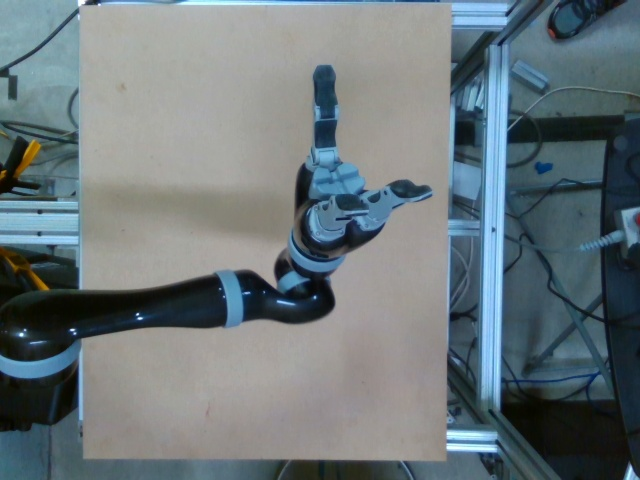
#> input picture Robot Arm Pictures/Originals/1548556389300665392.jpeg, 640 x 480 px, given in place of Originals1548556389300665392.jpeg, which was not available
$ python kmeans.py
#> lines starting #> are read from the running program, lines starting #| are printed output that depends on the picture
import os
# TO DO: Delete all unnecessary references (load_digits; accuracy_score; etc)
import matplotlib.pyplot as plt
import matplotlib.image as mpimg    # img reading
import numpy as np
from sklearn.cluster import KMeans
from sklearn.datasets import load_digits
from sklearn.metrics import accuracy_score
from scipy.stats import mode
from scipy import misc

# TO DO: Understand this code. Reshape seems to be used too much.

### show
def show_img(img):
    plt.figure('Image')
    plt.imshow(img)
    plt.axis('on')
    plt.title('Image')
    plt.show()

### greyscale
def greyscale(rgb):
    return np.dot(rgb[...,:3], [0.299, 0.587, 0.114])

### read
def read_img(path):
#> called with path = '..\\Robot Arm Pictures\\Originals'
    i = 0
    for filename in os.listdir(path):
        i += 1
        print(filename)
        hand = mpimg.imread(path + filename)
#> hand is the input picture: shape (480, 640, 3); mean R, G, B 107.3, 118.8, 123.1
        hand = greyscale(hand)
#> in greyscale, `return np.dot(rgb[...,:3], [0.299, 0.587, 0.114])`:
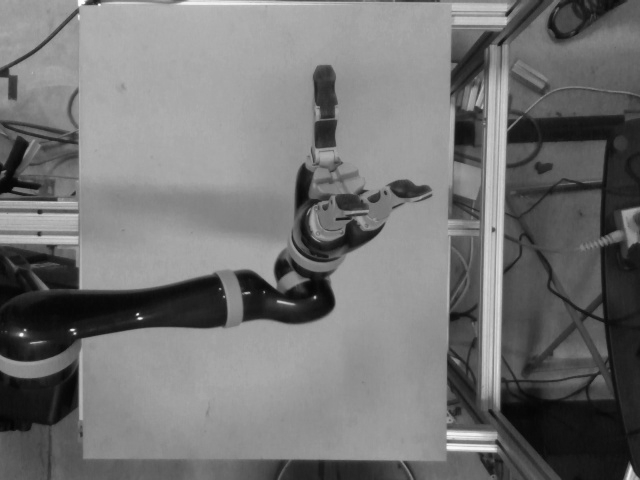
#> returned value: shape (480, 640) float64; min 2.77, max 255, mean 115.9
        if i == 1:
            set = np.array(hand)
        else:
            set = np.concatenate( ( set, np.array(hand) ), axis = 0 )
#> pass 2 of the loop in read_img, `for filename in os.listdir(path):`:
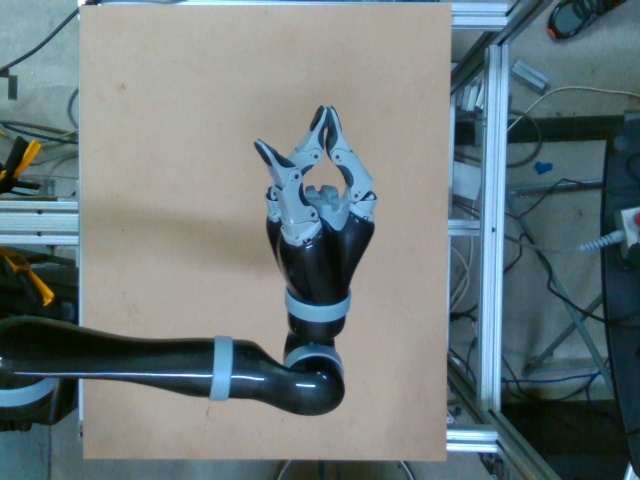
#> input picture Robot Arm Pictures/Originals/1548556410125876173.jpeg, 640 x 480 px, given in place of Originals1548556410125876173.jpeg, which was not available
#> in read_img, hand is the input picture: shape (480, 640, 3); mean R, G, B 109.3, 122, 124.4
#> in greyscale (call 2), `return np.dot(rgb[...,:3], [0.299, 0.587, 0.114])`:
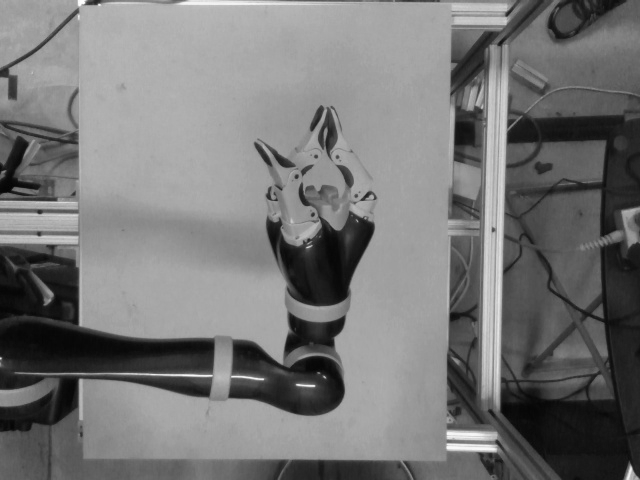
#> returned value: shape (480, 640) float64; min 3.25, max 255, mean 118.5
#> in read_img, `set = np.concatenate( ( set, np.array(hand) ), axis = 0 )`:
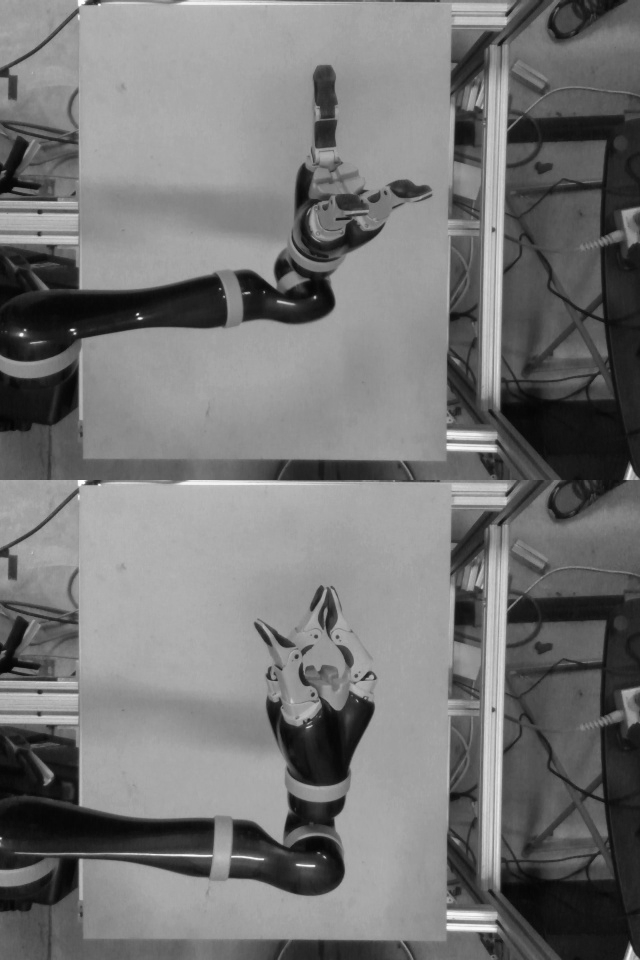
#> set: shape (960, 640) float64; min 2.77, max 255, mean 117.2
    set = set.reshape( i, 480, 640)
    print(path, 'set shape = ', set.shape)
    return set

### main
# png = read_img("png\\")
#> (the run stopped early here; a loop or call above may not have finished)
